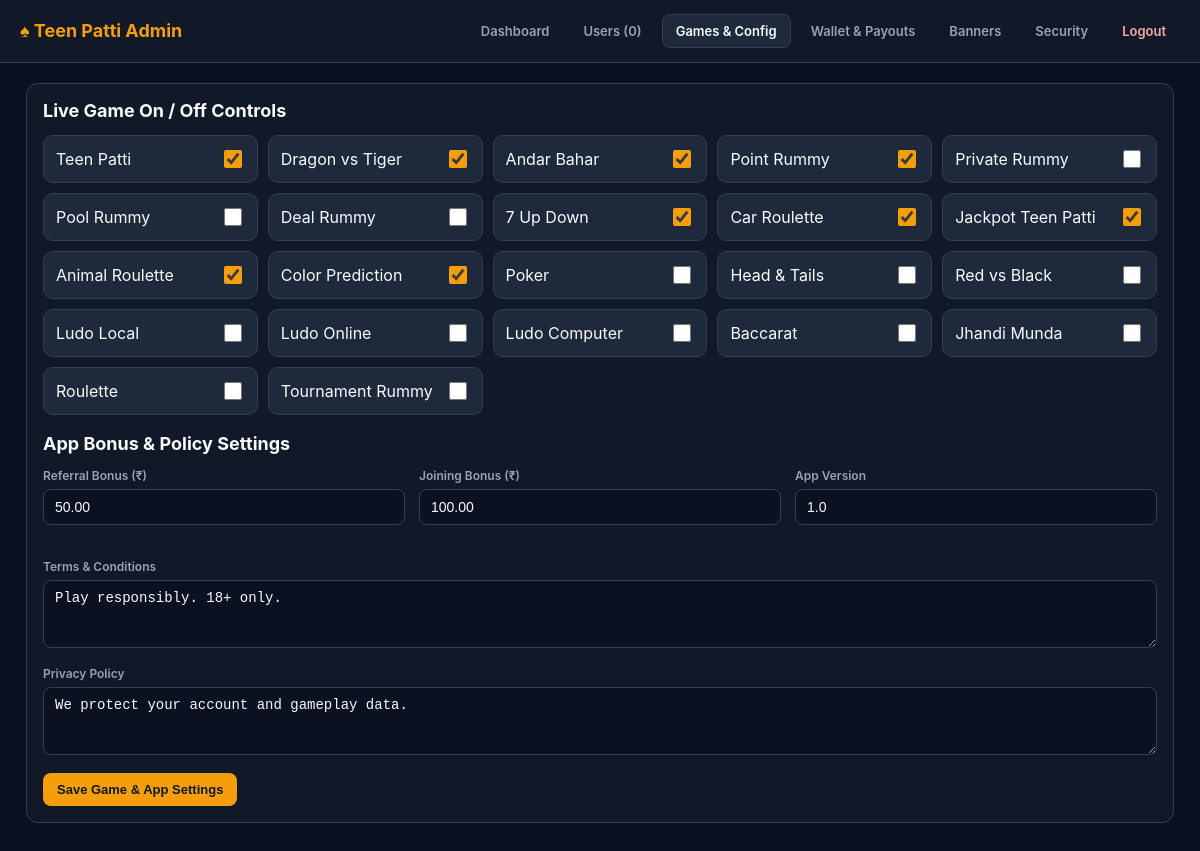
Screenshot of /admin?tab=games (signed in) with the database file from the repository.
### tables this page shows
CREATE TABLE IF NOT EXISTS tbl_setting (
  id INT AUTO_INCREMENT PRIMARY KEY,
  teen_patti TINYINT(1) DEFAULT 1,
  dragon_tiger TINYINT(1) DEFAULT 1,
  andar_bahar TINYINT(1) DEFAULT 1,
  point_rummy TINYINT(1) DEFAULT 1,
  private_rummy TINYINT(1) DEFAULT 0,
  pool_rummy TINYINT(1) DEFAULT 0,
  deal_rummy TINYINT(1) DEFAULT 0,
  seven_up_down TINYINT(1) DEFAULT 1,
  car_roulette TINYINT(1) DEFAULT 1,
  jackpot_teen_patti TINYINT(1) DEFAULT 1,
  animal_roulette TINYINT(1) DEFAULT 1,
  color_prediction TINYINT(1) DEFAULT 1,
  poker TINYINT(1) DEFAULT 0,
  head_tails TINYINT(1) DEFAULT 0,
  red_vs_black TINYINT(1) DEFAULT 0,
  ludo_local TINYINT(1) DEFAULT 0,
  ludo_online TINYINT(1) DEFAULT 0,
  ludo_computer TINYINT(1) DEFAULT 0,
  bacarate TINYINT(1) DEFAULT 0,
  jhandi_munda TINYINT(1) DEFAULT 0,
  roulette TINYINT(1) DEFAULT 0,
  tournament_rummy TINYINT(1) DEFAULT 0,
  referral_amount DECIMAL(10,2) DEFAULT 50.00,
  joining_amount DECIMAL(10,2) DEFAULT 100.00,
  app_version VARCHAR(20) DEFAULT '1.0',
  terms TEXT NULL,
  privacy_policy TEXT NULL,
  updated_date TIMESTAMP DEFAULT CURRENT_TIMESTAMP ON UPDATE CURRENT_TIMESTAMP
);

### admin.php (the view, shortened to what this page needs)
<?php
$dbHost = getenv('DB_HOST') ?: getenv('MYSQLHOST') ?: null;
$dbPort = (int) (getenv('DB_PORT') ?: getenv('MYSQLPORT') ?: 3306);
$dbUser = getenv('DB_USERNAME') ?: getenv('MYSQLUSER') ?: 'root';
$dbPass = getenv('DB_PASSWORD') ?: getenv('MYSQLPASSWORD') ?: '';
$dbName = getenv('DB_NAME') ?: getenv('MYSQLDATABASE') ?: null;
$adminEmailEnv = getenv('ADMIN_EMAIL') ?: 'admin@teenpatti.com';
$mysqli = null;
$dbError = null;
if ($dbHost && $dbName && extension_loaded('mysqli')) {
    $mysqli = mysqli_init();
    $mysqli->options(MYSQLI_OPT_CONNECT_TIMEOUT, 3);
    $ok = @$mysqli->real_connect($dbHost, $dbUser, $dbPass, $dbName, $dbPort);
    if (!$ok || $mysqli->connect_error) {
        $dbError = $mysqli->connect_error ?: 'Unable to connect to MySQL';
        $mysqli = null;
    } else {
        $mysqli->set_charset('utf8mb4');
        $mysqli->query("CREATE TABLE IF NOT EXISTS tbl_admin (
            id INT AUTO_INCREMENT PRIMARY KEY,
            email VARCHAR(160) UNIQUE NOT NULL,
            password_hash VARCHAR(255) NOT NULL,
            updated_at TIMESTAMP DEFAULT CURRENT_TIMESTAMP ON UPDATE CURRENT_TIMESTAMP
        ) ENGINE=InnoDB DEFAULT CHARSET=utf8mb4");
    }
}
$flash = null;
$flashType = 'success';
$isAuthed = !empty($_SESSION['tp_admin_logged_in']);
$tab = $_GET['tab'] ?? 'dashboard';
function h($v) { return htmlspecialchars((string)$v, ENT_QUOTES, 'UTF-8'); }
$stats = ['users' => 0, 'wallet' => 0, 'pending_wd' => 0, 'txns' => 0, 'banners' => 0, 'games_on' => 0];
$setting = [];
$users = [];
if ($isAuthed && $mysqli) {
    $r = $mysqli->query("SELECT COUNT(*) c, COALESCE(SUM(wallet),0) w FROM tbl_users")->fetch_assoc();
    $stats['users'] = (int)($r['c'] ?? 0);
    $stats['wallet'] = (float)($r['w'] ?? 0);
    $r = $mysqli->query("SELECT COUNT(*) c FROM tbl_withdrawal_log WHERE status = 0")->fetch_assoc();
    $stats['pending_wd'] = (int)($r['c'] ?? 0);
    $r = $mysqli->query("SELECT COUNT(*) c FROM tbl_transactions")->fetch_assoc();
    $stats['txns'] = (int)($r['c'] ?? 0);
    $r = $mysqli->query("SELECT COUNT(*) c FROM tbl_banner WHERE status = 1")->fetch_assoc();
    $stats['banners'] = (int)($r['c'] ?? 0);
    $setting = $mysqli->query("SELECT * FROM tbl_setting ORDER BY id ASC LIMIT 1")->fetch_assoc() ?: [];
    $gameKeys = [
        'teen_patti','dragon_tiger','andar_bahar','point_rummy','private_rummy',
        'pool_rummy','deal_rummy','seven_up_down','car_roulette','jackpot_teen_patti',
        'animal_roulette','color_prediction','poker','head_tails','red_vs_black',
        'ludo_local','ludo_online','ludo_computer','bacarate','jhandi_munda',
        'roulette','tournament_rummy'
    ];
    foreach ($gameKeys as $gk) {
        if (!empty($setting[$gk])) $stats['games_on']++;
    }
}
?>
<!doctype html>
<html lang="en">
<head>
</head>
<body>
<?php if (!$isAuthed): ?>
  <div class="login-box">
    <div class="brand" style="margin-bottom:6px; font-size:20px;">♠ Teen Patti Champion</div>
    <p style="color:var(--muted); font-size:13px; margin:0 0 18px;">Admin Control Panel — Railway MySQL</p>
    <?php if ($flash): ?><div class="flash <?= h($flashType) ?>"><?= h($flash) ?></div><?php endif; ?>
    <?php if ($dbError): ?><div class="flash error">MySQL Error: <?= h($dbError) ?></div><?php endif; ?>
    <form method="post">
      <input type="hidden" name="action" value="login" />
      <div class="field">
        <label>Admin Email</label>
        <input type="email" name="email" required value="<?= h($adminEmailEnv) ?>" />
      </div>
      <div class="field">
        <label>Password</label>
        <input type="password" name="password" required placeholder="Enter password" />
      </div>
      <button type="submit" style="width:100%; padding:11px;">Sign In to Admin Panel</button>
    </form>
  </div>
<?php else: ?>
  <div class="topbar">
    <div class="brand">♠ Teen Patti Admin</div>
    <div class="nav">
      <a href="/admin?tab=dashboard" class="<?= $tab==='dashboard'?'active':'' ?>">Dashboard</a>
      <a href="/admin?tab=users" class="<?= $tab==='users'?'active':'' ?>">Users (<?= $stats['users'] ?>)</a>
      <a href="/admin?tab=games" class="<?= $tab==='games'?'active':'' ?>">Games & Config</a>
      <a href="/admin?tab=withdrawals" class="<?= $tab==='withdrawals'?'active':'' ?>">Wallet & Payouts</a>
      <a href="/admin?tab=banners" class="<?= $tab==='banners'?'active':'' ?>">Banners</a>
      <a href="/admin?tab=settings" class="<?= $tab==='settings'?'active':'' ?>">Security</a>
      <a href="/admin?logout=1" class="logout">Logout</a>
    </div>
  </div>
  <div class="wrap">
    <?php if ($tab === 'dashboard'): ?>
      <div class="grid">
        <div class="card"><div class="stat-label">Total Players</div><div class="stat-val"><?= $stats['users'] ?></div></div>
        <div class="card"><div class="stat-label">Total Wallet Chips</div><div class="stat-val gold">₹<?= number_format($stats['wallet'], 2) ?></div></div>
        <div class="card"><div class="stat-label">Active Games</div><div class="stat-val green"><?= $stats['games_on'] ?> / 22</div></div>
        <div class="card"><div class="stat-label">Pending Withdrawals</div><div class="stat-val"><?= $stats['pending_wd'] ?></div></div>
        <div class="card"><div class="stat-label">Active Banners</div><div class="stat-val"><?= $stats['banners'] ?></div></div>
      </div>
      <div class="card" style="margin-bottom:18px;">
        <h2>System & Railway Status</h2>
        <div class="row" style="gap:16px; font-size:13px;">
          <div>MySQL: <span class="badge <?= $mysqli?'badge-on':'badge-off' ?>"><?= $mysqli?'Connected':'Disconnected' ?></span></div>
          <div>PHP: <span class="badge badge-on"><?= PHP_VERSION ?></span></div>
          <div>API Base: <code>/api/</code></div>
          <div>Default Test OTP: <span class="badge badge-warn">1234</span></div>
        </div>
      </div>
      <div class="card">
        <h2>Recent Players</h2>
        <div class="table-wrap">
          <table>
            <thead><tr><th>ID</th><th>Name</th><th>Mobile</th><th>Wallet</th><th>Status</th><th>Joined</th></tr></thead>
            <tbody>
            <?php foreach (array_slice($users, 0, 10) as $u): ?>
              <tr>
                <td>#<?= h($u['id']) ?></td>
                <td><?= h($u['name']) ?></td>
                <td><?= h($u['mobile']) ?></td>
                <td class="gold">₹<?= number_format((float)$u['wallet'], 2) ?></td>
                <td><span class="badge <?= $u['status']?'badge-on':'badge-off' ?>"><?= $u['status']?'Active':'Blocked' ?></span></td>
                <td style="color:var(--muted)"><?= h($u['added_date']) ?></td>
              </tr>
            <?php endforeach; ?>
            <?php if (!$users): ?><tr><td colspan="6" style="color:var(--muted); text-align:center; padding:20px;">No players registered yet. Add one in the Users tab or register from the APK.</td></tr><?php endif; ?>
            </tbody>
          </table>
        </div>
      </div>
    <?php elseif ($tab === 'games'): ?>
      <form method="post" class="card">
        <h2>Live Game On / Off Controls</h2>
        <div class="games-grid">
          <?php
            $labels = [
              'teen_patti' => 'Teen Patti', 'dragon_tiger' => 'Dragon vs Tiger', 'andar_bahar' => 'Andar Bahar',
              'point_rummy' => 'Point Rummy', 'private_rummy' => 'Private Rummy', 'pool_rummy' => 'Pool Rummy',
              'deal_rummy' => 'Deal Rummy', 'seven_up_down' => '7 Up Down', 'car_roulette' => 'Car Roulette',
              'jackpot_teen_patti' => 'Jackpot Teen Patti', 'animal_roulette' => 'Animal Roulette',
              'color_prediction' => 'Color Prediction', 'poker' => 'Poker', 'head_tails' => 'Head & Tails',
              'red_vs_black' => 'Red vs Black', 'ludo_local' => 'Ludo Local', 'ludo_online' => 'Ludo Online',
              'ludo_computer' => 'Ludo Computer', 'bacarate' => 'Baccarat', 'jhandi_munda' => 'Jhandi Munda',
              'roulette' => 'Roulette', 'tournament_rummy' => 'Tournament Rummy',
            ];
            foreach ($labels as $col => $lbl):
              $checked = !empty($setting[$col]);
          ?>
            <label class="toggle-box">
              <span><?= h($lbl) ?></span>
              <input type="checkbox" name="<?= h($col) ?>" value="1" <?= $checked?'checked':'' ?> />
            </label>
          <?php endforeach; ?>
        </div>
        <h2>App Bonus & Policy Settings</h2>
        <div class="grid">
          <div class="field"><label>Referral Bonus (₹)</label><input type="number" step="0.01" name="referral_amount" value="<?= h($setting['referral_amount'] ?? '50') ?>" /></div>
          <div class="field"><label>Joining Bonus (₹)</label><input type="number" step="0.01" name="joining_amount" value="<?= h($setting['joining_amount'] ?? '100') ?>" /></div>
          <div class="field"><label>App Version</label><input type="text" name="app_version" value="<?= h($setting['app_version'] ?? '1.0') ?>" /></div>
        </div>
        <div class="field"><label>Terms & Conditions</label><textarea name="terms" rows="3"><?= h($setting['terms'] ?? '') ?></textarea></div>
        <div class="field"><label>Privacy Policy</label><textarea name="privacy_policy" rows="3"><?= h($setting['privacy_policy'] ?? '') ?></textarea></div>
        <button type="submit">Save Game & App Settings</button>
      </form>
    <?php endif; ?>
  </div>
<?php endif; ?>
</body>
</html>

### index.php (shortened to what this page needs)
<?php
$rawPath = strtolower(trim(parse_url($_SERVER["REQUEST_URI"] ?? "/", PHP_URL_PATH), "/"));
if ($rawPath === "admin" || str_starts_with($rawPath, "admin/")) {
    require __DIR__ . "/admin.php";
    exit;
}

### admin.php (style rules this page uses)
:root { --bg: #0b1120; --surface: #111827; --card: #1e293b; --border: #334155; --text: #f8fafc; --muted: #94a3b8; --gold: #f59e0b; --green: #22c55e; --red: #ef4444; --blue: #3b82f6; }
* { box-sizing: border-box; }
body { margin: 0; font-family: -apple-system, BlinkMacSystemFont, "Segoe UI", Roboto, sans-serif; background: var(--bg); color: var(--text); }
a { color: inherit; text-decoration: none; }
.topbar { background: var(--surface); border-bottom: 1px solid var(--border); padding: 14px 20px; display: flex; flex-wrap: wrap; align-items: center; justify-content: space-between; gap: 12px; position: sticky; top: 0; z-index: 20; }
.brand { font-weight: 700; font-size: 18px; color: var(--gold); display: flex; align-items: center; gap: 8px; }
.nav { display: flex; flex-wrap: wrap; gap: 6px; }
.nav a { padding: 8px 13px; border-radius: 8px; font-size: 13px; font-weight: 600; color: var(--muted); background: transparent; border: 1px solid transparent; }
.nav a.active, .nav a:hover { color: var(--text); background: var(--card); border-color: var(--border); }
.nav a.logout { color: #fca5a5; }
.wrap { max-width: 1180px; margin: 0 auto; padding: 20px 16px 60px; }
.grid { display: grid; grid-template-columns: repeat(auto-fit, minmax(180px, 1fr)); gap: 14px; margin-bottom: 20px; }
.card { background: var(--surface); border: 1px solid var(--border); border-radius: 12px; padding: 16px; }
h2 { margin: 0 0 14px; font-size: 18px; }
input, select, textarea { background: var(--bg); color: var(--text); border: 1px solid var(--border); border-radius: 8px; padding: 9px 11px; font-size: 14px; width: 100%; }
button, .btn { background: var(--gold); color: #111827; font-weight: 700; border: 0; border-radius: 8px; padding: 9px 14px; cursor: pointer; font-size: 13px; display: inline-block; }
.games-grid { display: grid; grid-template-columns: repeat(auto-fill, minmax(210px, 1fr)); gap: 10px; margin-bottom: 18px; }
.toggle-box { display: flex; align-items: center; justify-content: space-between; background: var(--card); border: 1px solid var(--border); padding: 11px 12px; border-radius: 10px; }
.toggle-box input[type=checkbox] { width: 18px; height: 18px; accent-color: var(--gold); }
.field { margin-bottom: 14px; }
.field label { display: block; font-size: 12px; color: var(--muted); margin-bottom: 6px; font-weight: 600; }

### rows the page displays
tbl_setting: referral_amount "50.00", joining_amount "100.00", app_version "1.0", terms "Play responsibly. 18+ only.", privacy_policy "We protect your account and gameplay data."

### other values shown
$stats['users'] "0"
$lbl "Teen Patti"
$lbl "Dragon vs Tiger"
$lbl "Andar Bahar"
$lbl "Point Rummy"
$lbl "Private Rummy"
$lbl "Pool Rummy"
$lbl "Deal Rummy"
$lbl "7 Up Down"
$lbl "Car Roulette"
$lbl "Jackpot Teen Patti"
$lbl "Animal Roulette"
$lbl "Color Prediction"
$lbl "Poker"
$lbl "Head & Tails"
